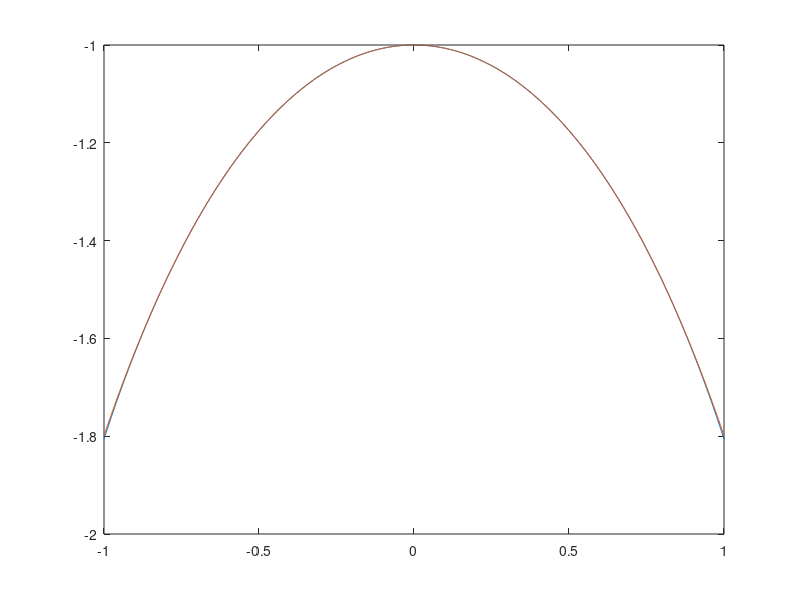

This figure's MATLAB source:
f=@(x)x.^2./(cos(sin(x)).^2-1);
%X=linspace(-1e-7,1e-7, 1000);
X=linspace(-1,1,1000);
Y=f(X);
plot(X, Y)

taylor=@(x)-x.^2+(2/3)*x.^4-(14/45)*x.^6+(37/315).*x.^8-(176/4725)*x.^10+(1622/155925)*x.^12;
func_aprox=@(x)x.^2./taylor(x)
plot(X, func_aprox(X), X, f(X))
